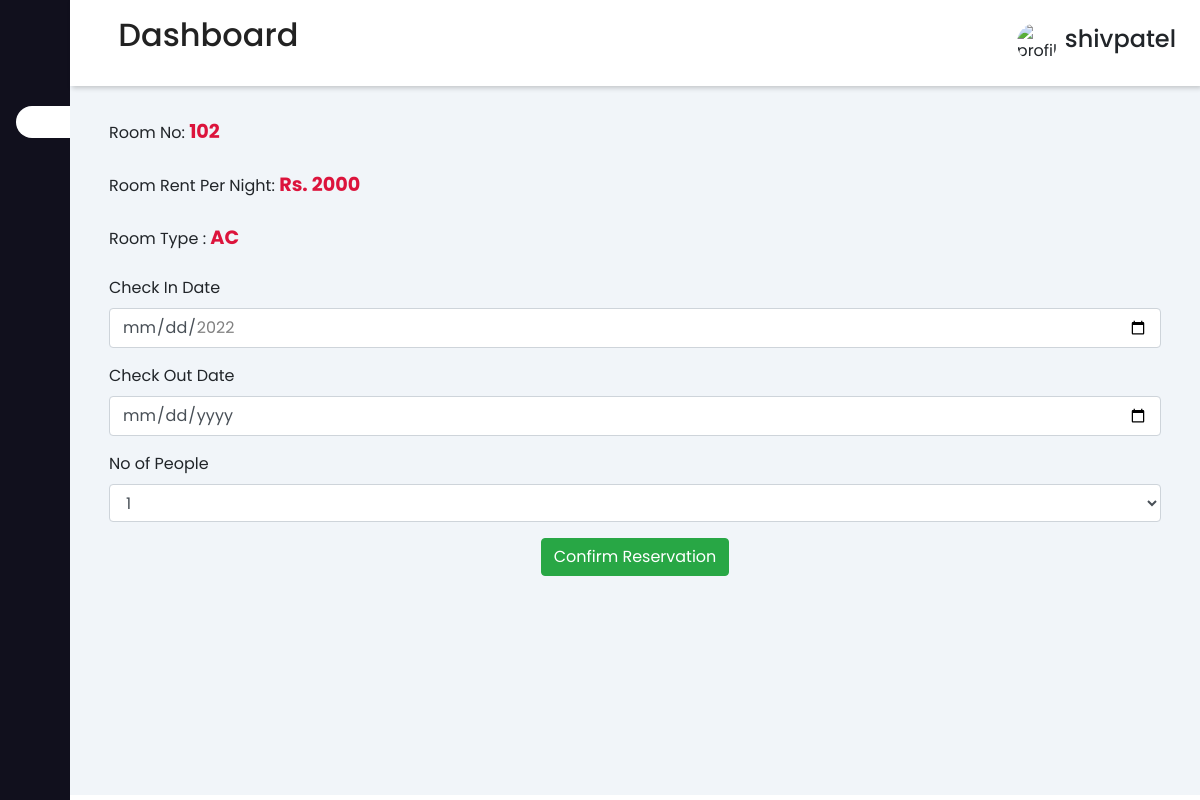
The page /book_room/2 (signed in) on the database its author committed.
### management/models.py (models this page shows, shortened)
class Room(models.Model):
    class Type(models.TextChoices):
        AC="AC"
        Non_AC="Non AC"
    room_type=models.CharField(max_length=10,choices=Type.choices)
    room_no=models.IntegerField(unique=True)
    room_rate=models.IntegerField()
    no_of_bed=models.IntegerField(null=True)
    image=models.ImageField(upload_to='room_pic',blank=True)

### management/views.py (the view, shortened to what this page needs)
# urls.py: path("book_room/<int:id>",views.book_room, name='book_room'),
def book_room(request,id):
    if request.user.is_authenticated:
        room=Room.objects.filter(id=id).first()
        x=datetime.datetime.now()
        x2=x+ timedelta(days=40)
        min_date=x.strftime("%Y"+"-"+"%m"+"-"+"%d")
        last_date=x2.strftime("%Y"+"-"+"%m"+"-"+"%d")
        context={
            "room":room,
            "min_date":min_date,
            "last_date":last_date
        }
        return render(request,'book_room.html',context)
    return redirect('user_login')

### management/templates/book_room.html (shortened to what this page needs)
{% extends 'base.html' %}
{% block body %}
<div class="container">
    <div class="right">
        <form method="post" enctype="multipart/form-data">
            <div class="col-12 text-center">
              </div>
            <div class="form-group">
                <label for="Arrival Date">Room No: <span style="color:crimson;font-weight: bold; font-size: larger;">{{room.room_no}}</span></label>
            </div>
            <div class="form-group">
                <label for="Arrival Date">Room Rent Per Night: <span style="color: crimson; font-weight:bold;font-size: larger;">Rs. {{room.room_rate}}</span> </label>
            </div>
            <div class="form-group">
                <label for="room_type">Room Type : <span style="color: crimson; font-weight:bold;font-size: larger;">{{room.room_type}}</span> </label>
            </div>
            <div class="form-group">
              <label for="check In Date">Check In Date</label>
              <input type="date" class="form-control" id="check In Date" name="check_in_date" min="{{min_date}}" max="{{last_date}}"onchange="myFunction()">
            </div>
            <div class="form-group">
              <label for="check Out Date">Check Out Date</label>
              <input type="date" class="form-control" id="check Out Date" name="check_out_date" min="" value="">
            </div>
              <div class="form-group">
                <label for="Arrival Date">No of People</label>
                <select class="form-control" name="no_of_people">
                    <option value="1">1</option>
                </select>
              </div>
              <div class="text-center">
                <button type="submit" class="btn btn-success text-center">Confirm Reservation</button>
              </div>
          </form>
    </div>
  </div>
{% endblock %}

### management/templates/base.html (shortened to what this page needs)
<!doctype html>
<html lang="en">
  <head>
    <link rel="stylesheet" href="https://maxcdn.bootstrapcdn.com/bootstrap/4.0.0/css/bootstrap.min.css">
  </head>
  <body>
    <div class="sidebar">
        <div class="sidebar-brand">
          <h1>  <span>Hotel</span>
          </h1>
        </div>
        <div class="sidebar-menu">
          <ul class="na">
            <li>
              <a href="{% url 'index' %}" class="active">
              </a>
            </li>
          </ul>
        </div>
    </div>
    <div class="main-content">
      <header>
        <h2>
          <label for="nav-toggle">
            <span class="fas fa-bars"></span>
          </label>
          Dashboard
        </h2>
        {% if request.user.is_authenticated %}
        <div class="user-wrapper">
         <img src="https://bit.ly/3bvT89p" width="40px" height="40px" alt="profile-img">
         <div class="">
            <h4>{{request.user.username}}</h4>
         </div>
        </div>
        {% endif %}
      </header>
      <main>
        {% block body %}
        {% endblock %}
      </main>
    </div>
  </body>
</html>

### management/templates/base.html (style rules this page uses)
:root { --main-color: #11101d; --color-dark: #1D2231; --text-grey: #8390A2; }
* { padding: 0; margin: 0; box-sizing: border-box; list-style: none; text-decoration: none; font-family: 'Poppins' ,sans-serif; }
.sidebar { width: 345px; position: fixed; left: 0; top: 0; height: 100%; z-index: 100; background: var(--main-color); transition: width 300ms; }
.sidebar-brand { height: 90px; padding: 1rem 0rem 1rem 2rem; color: #fff; }
.sidebar-menu li { width: 100%; margin-bottom: 1.7rem; padding-left: 1rem; }
.sidebar-menu { margin-top: 1rem; }
.sidebar-menu a { padding-left: 1rem; display: block; color: #fff; font-size: 1.1rem; }
.sidebar-menu a.active { background: #fff; padding-top: 1rem; padding-bottom: 1rem; color: var(--main-color); border-radius: 30px 0px 0px 30px; }
.main-content { transition: margin-left 300ms; margin-left: 345px; }
header { background: #fff; display: flex; justify-content: space-between; padding: 1rem 1.5rem; box-shadow: 2px 2px 5px rgba(0, 0, 0, 0.2); position: fixed; left: 345px; top:0; z-index: 100; width: calc(100% - 345px); transition: left 300ms; }
header h2 { color: #222; }
header label span { font-size: 1.7rem; padding-right: 1rem; }
.user-wrapper { display: flex; align-items: center; }
.user-wrapper img { border-radius: 50%; margin-right: .5rem; }
main { margin-top: 85px; padding: 2rem 1.5rem; background: #f1f5f9; min-height: calc(100vh - 90px); }
@media only screen and (max-width: 1200px) { .sidebar { width: 70px ; } }
@media only screen and (max-width: 1200px) { .sidebar .sidebar-brand, .sidebar li { padding-left: 1rem; text-align: center; } }
@media only screen and (max-width: 1200px) { .main-content { margin-left: 70px; } }
@media only screen and (max-width: 1200px) { .main-content header { width: calc(100% - 70px); left:70px; } }

### rows shown on the page
Room: room_no "102", room_rate "2000", room_type "AC"

### other values the page prints
{{ request.user.username }} "shivpatel"
